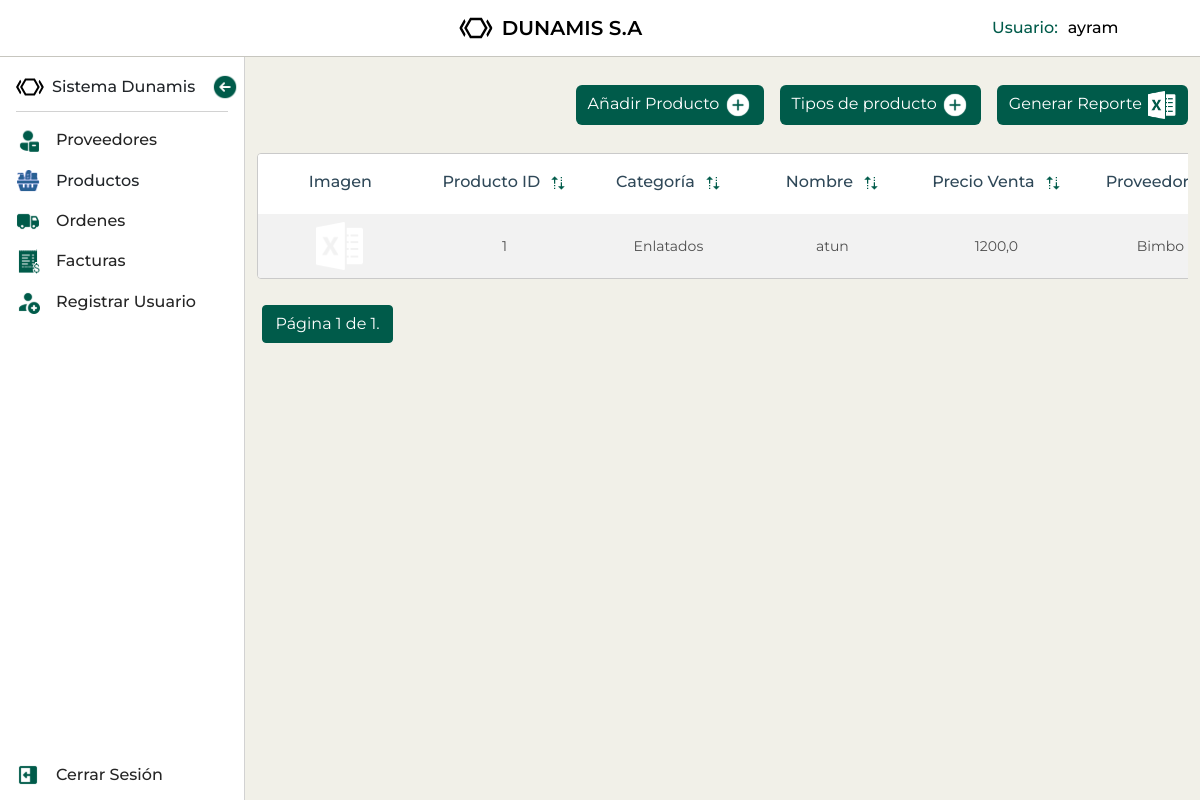
/productos/ (signed in), run on an earlier commit of the app's database.
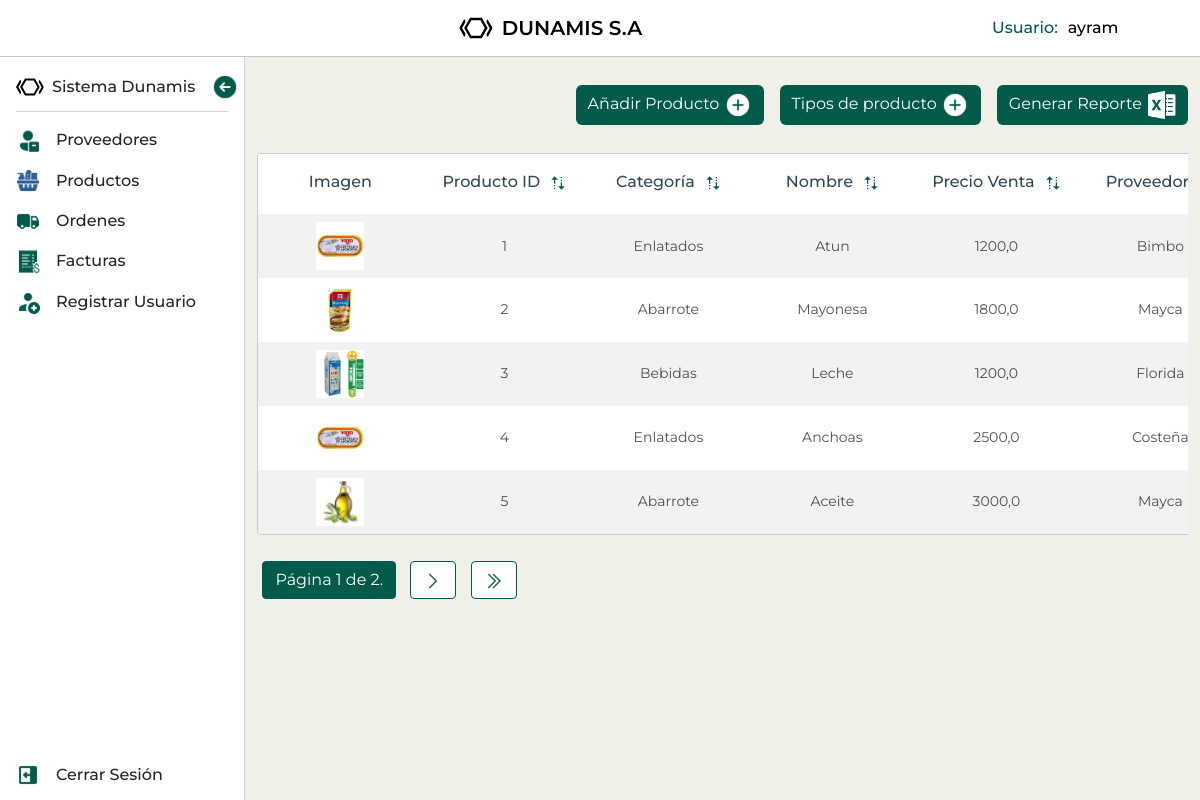
And on a later commit of the database.
### mod_ventas/sub_mod_productos/models.py (models this page shows, shortened)
class Producto(models.Model):
    nombre = models.CharField(max_length=150)
    imagen = models.ImageField(upload_to='productos/', blank=True, null=True, default='productos/default.png')
    tipo_producto = models.ForeignKey(TipoProducto, on_delete=models.CASCADE, default=1)
    proveedor = models.ForeignKey(Proveedor, on_delete=models.CASCADE, default=1)
    precio_compra = models.FloatField(validators=[MinValueValidator(1)], default=0)
    precio_venta = models.FloatField(validators=[MinValueValidator(1)], default=0)
    codigo_lote = models.CharField(max_length=150, default='')
    stock = models.IntegerField(default=0)
    fecha_vencimiento = models.DateField(default=date.today)
    slug = models.SlugField(default='', null=False)
    activo = models.BooleanField(default=True)
    descripcion = models.TextField()

class TipoProducto(models.Model):
    nombre =  models.CharField(max_length=100, default='')
    activo = models.BooleanField(default=True)
    descripcion = models.CharField(max_length=255)
    def __str__(self):
        return self.nombre

### mod_ventas/sub_mod_proveedores/models.py (models this page shows, shortened)
class Proveedor(models.Model):
    nombre = models.CharField(max_length=150)
    correo = models.EmailField(default='')
    numero_telefonico = models.IntegerField(default=0)
    tiempo_despacho_aprox = models.IntegerField(validators=[MinValueValidator(1)], default=0)
    saldo_adeudado = models.DecimalField(max_digits=10, decimal_places=2, default=0.00, validators=[MinValueValidator(0)])
    activo = models.BooleanField(default=True)
    slug = models.SlugField(default='', null=False)

### mod_ventas/sub_mod_productos/views.py (the view)
# urls.py: path('', ProductoListView.as_view(), name='producto_list'),
class ProductoListView(LoginRequiredMixin, ListView):
    model = Producto
    template_name = 'sub_mod_productos/producto_list.html'
    context_object_name = 'productos'
    paginate_by = 5

### mod_ventas/sub_mod_productos/templates/sub_mod_productos/producto_list.html (shortened to what this page needs)
{% extends "base.html" %}
{% load static %}
{% block content %}
    <section class="list-container">
      <div class="buttons-container">
        <a  class="btn d-inline" href="{% url 'producto_crear' %}">
          Añadir Producto
          <img class="btn-icon" src="{% static 'icons/Add.svg' %}" alt="icono de añadir">
        </a>
        <a  class="btn d-inline" href="{% url 'tipo_producto_list' %}">
          Tipos de producto
          <img class="btn-icon" src="{% static 'icons/Add.svg' %}" alt="icono de pago">
        </a>
        <a  class="btn d-inline" href="{% url 'producto_report' %}">
          Generar Reporte
          <img class="btn-icon btn-report-icon" src="{% static 'icons/excel.png' %}" alt="icono de pdf">
        </a>
      </div>
      <section class="bottom-section d-flex justify-content-center">
        <div class="table-responsive">
          <table id="productoTable" class="table table-striped provider-table">
            <thead>
              <tr class="table-header">
                <th scope="col">Imagen</th>
                <th scope="col">Producto ID<img src="{% static 'icons/sort-icon.png' %}" alt="sort"></th>
                <th scope="col">Categoría<img src="{% static 'icons/sort-icon.png' %}" alt="sort"></th>
                <th scope="col">Nombre<img src="{% static 'icons/sort-icon.png' %}" alt="sort"></th>
                <th scope="col">Precio Venta<img src="{% static 'icons/sort-icon.png' %}" alt="sort"></th>
                <th scope="col">Proveedor<img src="{% static 'icons/sort-icon.png' %}" alt="sort"></th>
              </tr>
            </thead>
            <tbody>
              {% for producto in object_list %}
              <tr>
                <td>
                  <div class="img-table-container">
                    {% if producto.imagen %}
                        <img src="{{ producto.imagen.url }}" alt="{{ producto.nombre }}">
                    {% else %}
                        <p>No image available</p>
                    {% endif %}
                  </div>
                </td>
                <td><p>{{ producto.id }}</p></td>
                <td><p>{{ producto.tipo_producto }}</p></td>
                <td><p>{{ producto.nombre }}</p></td>
                <td><p>{{ producto.precio_venta }}</p></td>
                <td><p>{{ producto.proveedor.nombre }}</p></td>
              </tr>
              {% endfor %}
          </tbody>
          </table>
      </div>
      </section>
      <div class="pagination">
        <span class="step-links">
        <span class="current">
          Página {{ page_obj.number }} de {{ page_obj.paginator.num_pages }}.
        </span>
        {% if page_obj.has_next %}
          <a class="prev" href="?page={{ page_obj.next_page_number }}">
            <img src="{% static 'icons/rigth-arrow.png' %}" alt="right-arrow">
          </a>
          <a class="last" href="?page={{ page_obj.paginator.num_pages }}">
            <img src="{% static 'icons/double-right-arrow.png' %}" alt="right-arrow">
          </a>
        {% endif %}
      </span>
      </div>
    </section>
{% endblock %}

### templates/base.html (shortened to what this page needs)
{% load static %}
<!DOCTYPE html>
<html lang="es">
<head>
  <link href="https://cdn.jsdelivr.net/npm/bootstrap@5.3.3/dist/css/bootstrap.min.css" rel="stylesheet"
>
  <link rel="stylesheet" href="{% static 'css/styles.css' %}">
</head>
<body>
  <header>
    <nav class="navbar">
      <div class="container-fluid container-xxl">
        <div class="d-flex align-items-center w-100">
          <div class="logo-container">
            <a class="navbar-brand" href="{% url 'lista_ordenes' %}">
              <img class="logo" src="{% static 'img/logo.svg' %}" alt="Logo">
              DUNAMIS S.A
            </a>
          </div>
          <div class="user">
            {% if user.is_authenticated %}
              <p class="user-name">Usuario: <span>    {{ user.username }}</span></p>
            {% endif %}
          </div>
        </div>
      </div>
    </nav>
  </header>
  <div class="layout">
    {% if user.is_authenticated %}
      <aside class="menu isOpen">
      <div class="menu-header">
        <div class="menu-title">
          <img src="{% static 'img/logo.svg' %}" alt="">
          <h2>Sistema Dunamis</h2>
        </div>
        <label for="menu-button"><div class="menu-arrow"></div></label>
      </div>
      <ul class="navbar-nav" id="navbarNav">
        <li class="nav-item">
          <a class="nav-link" href="{% url 'proveedor_list' %}">
            <img class="nav-icon" src="{% static 'icons/proveedores.svg' %}" alt="icono de inventario">
            <p class="item-name">Proveedores</p>
          </a>
        </li>
        <li class="nav-item">
          <a class="nav-link" href="{% url 'producto_list' %}">
            <img class="nav-icon" src="{% static 'icons/inventario.png' %}" alt="icono de inventario">
            <p class="item-name">Productos</p>
          </a>
        </li>
        <li class="nav-item">
          <a class="nav-link" href="{% url 'lista_ordenes' %}">
            <img class="nav-icon" src="{% static 'icons/Ordenes.svg' %}" alt="icono de inventario">
            <p class="item-name">Ordenes</p>
          </a>
        </li>
        <li class="nav-item">
          <a class="nav-link" href="{% url 'facturas' %}">
            <img class="nav-icon" src="{% static 'icons/facturas.svg' %}" alt="icono de inventario">
            <p class="item-name">Facturas</p>
          </a>
        </li>
        <li class="nav-item">
          <a class="nav-link" href="{% url 'register' %}">
            <img class="nav-icon" src="{% static 'icons/add-user.svg' %}" alt="icono de inventario">
            <p class="item-name">Registrar Usuario</p>
          </a>
        </li>
        <li class="nav-item logout">
          <a class="nav-link" href="{% url 'logout' %}">
            <img class="nav-icon" src="{% static 'icons/logout.svg' %}" alt="icono de inventario">
            <p class="item-name">Cerrar Sesión</p>
          </a>
        </li>
      </ul>
      </aside>
    {% endif %}
    <main>
      <div class="wrapper container">
        {% block content %}
        {% endblock  %}
      </div>
    </main>
  </div>
</body>
</html>

What changed in the data, as far as the page shows it:
changed Producto "Bimbo": imagen: a different picture; nombre "atun" → "Atun"
added Producto: imagen (picture), id "2", tipo_producto "Abarrote", nombre "Mayonesa", precio_venta "1800,0", proveedor.nombre "Mayca"
added Producto: imagen (picture), id "3", tipo_producto "Bebidas", nombre "Leche", precio_venta "1200,0", proveedor.nombre "Florida"
added Producto: imagen (picture), id "4", tipo_producto "Enlatados", nombre "Anchoas", precio_venta "2500,0", proveedor.nombre "Costeña"
added Producto: imagen (picture), id "5", tipo_producto "Abarrote", nombre "Aceite", precio_venta "3000,0", proveedor.nombre "Mayca"
Also different on the page:
{{ page_obj.paginator.num_pages }}: "1" → "2"
